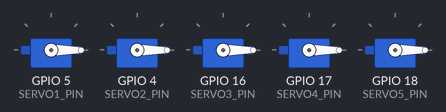
Bench run of a sketch on a simulated ESP32. Parts: 5 × servo.

Above: at 0.05 s.
At 1.5 s:
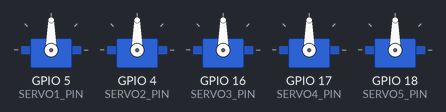
At 3.0 s:
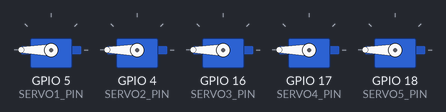
Timing chart, 0 to 6.9 s (numbered marks = the images above):
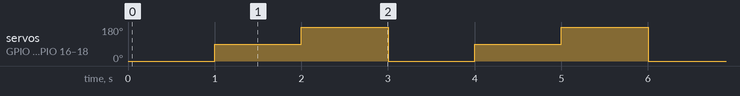

The sketch:

esp32_multiservo.ino
```cpp
/**
https://github.com/madhephaestus/ESP32Servo/
*/

#include <ESP32Servo.h>
#include <TB6612_ESP32.h>

#define SERVO1_PIN 5
#define SERVO2_PIN 4
#define SERVO3_PIN 16
#define SERVO4_PIN 17
#define SERVO5_PIN 18

Servo servo1;
Servo servo2;
Servo servo3;
Servo servo4;
Servo bigServo;

void setup() {
  servo1.attach(SERVO1_PIN);
  servo2.attach(SERVO2_PIN);
  servo3.attach(SERVO3_PIN);
  servo4.attach(SERVO4_PIN);
  bigServo.attach(SERVO5_PIN);
}

void loop() {
  servo1.write(0);
  servo2.write(0);
  servo3.write(0);
  servo4.write(0);
  bigServo.write(0);
  delay(1000);
  servo1.write(90);
  servo2.write(90);
  servo3.write(90);
  servo4.write(90);
  bigServo.write(90);
  delay(1000);
  servo1.write(180);
  servo2.write(180);
  servo3.write(180);
  servo4.write(180);
  bigServo.write(180);
  delay(1000);
}
```

Measured:
- by itself, servo on GPIO 5 (SERVO1_PIN), servo on GPIO 4 (SERVO2_PIN), servo on GPIO 16 (SERVO3_PIN), servo on GPIO 17 (SERVO4_PIN), servo on GPIO 18 (SERVO5_PIN): repeats every 3.0 s: 180° 1.0 s, 0° 1.0 s, 90° 1.0 s
